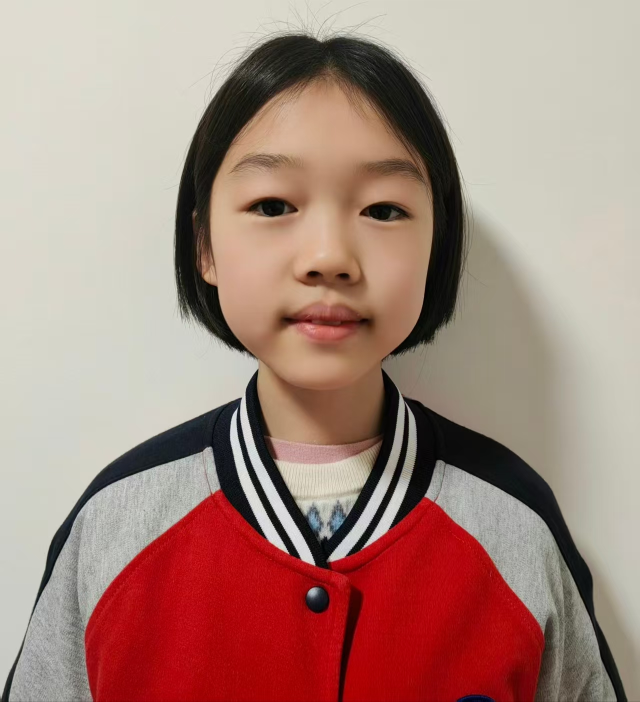
#> input picture tech/original_photo.jpg, 1279 x 1404 px (shown at 1/2 size)
$ python PhotoResize.py
#> lines starting #> are read from the running program, lines starting #| are printed output that depends on the picture
from PIL import Image
import math

def resize_to_1inch_photo(input_path, output_path, dpi=300):
    """
    将图片按比例缩放到1寸标准尺寸（2.54cm × 3.81cm）

    参数：
    input_path: 输入图片路径（如"photo.jpg"）
    output_path: 输出图片路径（如"1inch_photo.jpg"）
    dpi: 打印分辨率（默认300DPI，证件照常用）
    """
#> called with input_path = 'original_photo.jpg', output_path = '1inch_photo.jpg', dpi = 300
    # 1寸照片标准尺寸（厘米）
    inch1_width_cm = 2.54
    inch1_height_cm = 3.81

    # 厘米转像素（1英寸=2.54厘米，像素数=厘米数/2.54 * DPI）
    target_width = int(inch1_width_cm / 2.54 * dpi)
    target_height = int(inch1_height_cm / 2.54 * dpi)

    try:
        # 打开图片
        img = Image.open(input_path)
#> img is the input picture: PIL image 1279x1404 RGB; mean R, G, B 168.4, 135.5, 125.5
        # 转换为RGB模式（避免透明通道问题）
        if img.mode != 'RGB':
            img = img.convert('RGB')

        # 计算原图比例和目标比例
        img_ratio = img.width / img.height
#> img_ratio = 0.911
        target_ratio = target_width / target_height

        # 按比例缩放（保证完整显示，不拉伸变形）
        if img_ratio > target_ratio:
            # 原图更宽，按高度缩放
            new_height = target_height
            new_width = int(new_height * img_ratio)
#> new_width = 409
        else:
            # 原图更高，按宽度缩放
            new_width = target_width
            new_height = int(new_width / img_ratio)

        # 缩放图片
        resized_img = img.resize((new_width, new_height), Image.Resampling.LANCZOS)
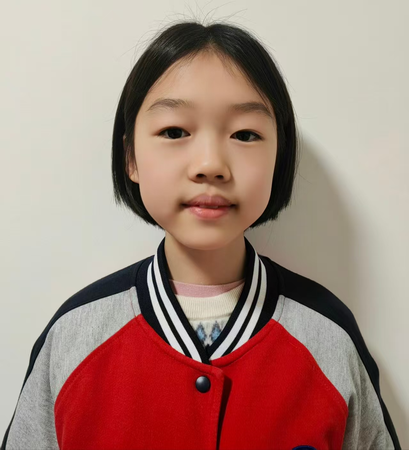
#> resized_img: PIL image 409x450 RGB; mean R, G, B 168.4, 135.5, 125.6

        # 裁剪到目标尺寸（居中裁剪）
        left = (new_width - target_width) / 2
#> left = 54.5
        top = (new_height - target_height) / 2
        right = left + target_width
#> right = 354.5
        bottom = top + target_height
        final_img = resized_img.crop((left, top, right, bottom))
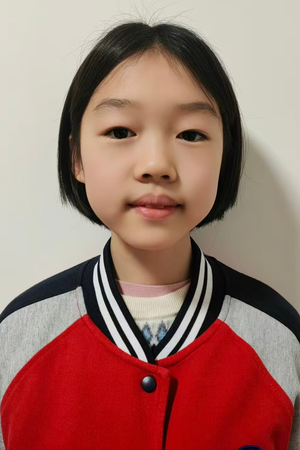
#> final_img: PIL image 300x450 RGB; mean R, G, B 159.8, 115.6, 106.1

        # 保存图片（指定DPI）
        final_img.save(output_path, dpi=(dpi, dpi))
        print(f"✅ 1寸照片已生成：{output_path}")
        print(f"📏 尺寸：{target_width}×{target_height}像素（{inch1_width_cm}×{inch1_height_cm}厘米）")

    except FileNotFoundError:
        print(f"❌ 错误：找不到文件 {input_path}")
    except Exception as e:
        print(f"❌ 处理失败：{str(e)}")

# ------------------- 调用示例 -------------------
if __name__ == "__main__":
    # 替换为你的图片路径
    input_photo = "original_photo.jpg"  # 输入图片
    output_photo = "1inch_photo.jpg"    # 输出1寸照片
    resize_to_1inch_photo(input_photo, output_photo)
